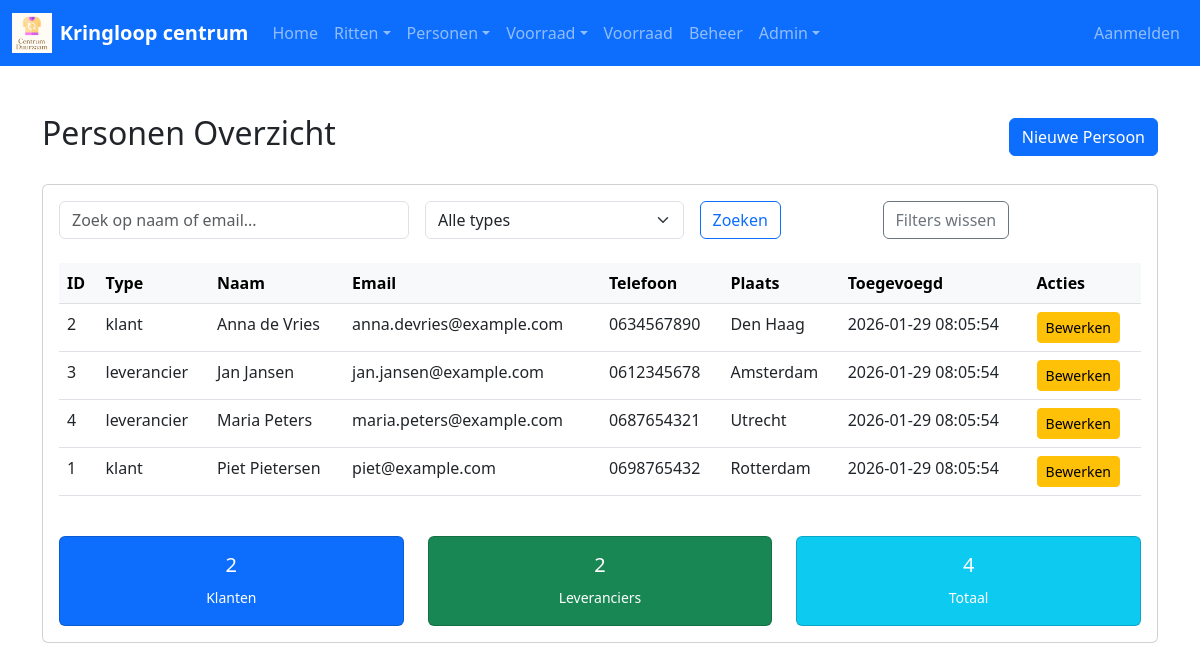
/admin/list_personen.php, run on the app's committed database.
### tables this page shows
CREATE TABLE `personen` (
  `id` int NOT NULL,
  `type` enum('klant','leverancier') NOT NULL DEFAULT 'klant',
  `voornaam` varchar(100) NOT NULL,
  `achternaam` varchar(100) NOT NULL,
  `adres` varchar(255) NOT NULL,
  `plaats` varchar(100) NOT NULL,
  `postcode` varchar(10) NOT NULL,
  `email` varchar(255) NOT NULL,
  `telefoon` varchar(20) NOT NULL,
  `geboortedatum` date DEFAULT NULL,
  `datum_ingevoerd` datetime DEFAULT CURRENT_TIMESTAMP,
  `actief` tinyint(1) DEFAULT 1
);

### admin/list_personen.php (the view, shortened to what this page needs)
<?php
require_once '../includes/db.php';
$search = $_GET['search'] ?? '';
$sql = "SELECT * FROM personen WHERE actief = 1";
$params = [];
$sql .= " ORDER BY achternaam, voornaam";
$stmt = $pdo->prepare($sql);
$stmt->execute($params);
$personen = $stmt->fetchAll(PDO::FETCH_ASSOC);
include '../includes/header.php';
?>
<div class="container my-5">
    <div class="d-flex justify-content-between align-items-center mb-4">
        <h2>Personen Overzicht</h2>
        <a href="add_persoon.php" class="btn btn-primary">Nieuwe Persoon</a>
    </div>
    <div class="card">
        <div class="card-body">
            <form method="GET" class="row g-3 mb-4">
                <div class="col-md-4">
                    <input type="text" name="search" value="<?php echo htmlspecialchars($search); ?>" class="form-control" placeholder="Zoek op naam of email...">
                </div>
                <div class="col-md-3">
                    <select name="type" class="form-select">
                        <option value="">Alle types</option>
                    </select>
                </div>
                <div class="col-md-2">
                    <button type="submit" class="btn btn-outline-primary">Zoeken</button>
                </div>
                <div class="col-md-3">
                    <a href="list_personen.php" class="btn btn-outline-secondary">Filters wissen</a>
                </div>
            </form>
            <div class="table-responsive">
                <table class="table table-hover">
                    <thead class="table-light">
                        <tr>
                            <th>ID</th>
                            <th>Type</th>
                            <th>Naam</th>
                            <th>Email</th>
                            <th>Telefoon</th>
                            <th>Plaats</th>
                            <th>Toegevoegd</th>
                            <th>Acties</th>
                        </tr>
                    </thead>
                    <tbody>
                        <?php if (empty($personen)): ?>
                            <tr>
                                <td colspan="8" class="text-center text-muted">Geen personen gevonden</td>
                            </tr>
                        <?php else: ?>
                            <?php foreach ($personen as $persoon): ?>
                                <tr>
                                    <td><?php echo $persoon['id']; ?></td>
                                    <td><?php echo $persoon['type']; ?></td>
                                    <td><?php echo $persoon['voornaam'] . ' ' . $persoon['achternaam']; ?></td>
                                    <td><?php echo $persoon['email']; ?></td>
                                    <td><?php echo $persoon['telefoon']; ?></td>
                                    <td><?php echo $persoon['plaats']; ?></td>
                                    <td><?php echo $persoon['datum_ingevoerd']; ?></td>
                                    <td>
                                        <a href="edit_persoon.php?id=<?php echo $persoon['id']; ?>" class="btn btn-sm btn-warning">Bewerken</a>
                                    </td>
                                </tr>
                            <?php endforeach; ?>
                        <?php endif; ?>
                    </tbody>
                </table>
            </div>
            <div class="row mt-4">
                <div class="col-md-4">
                    <div class="card bg-primary text-white">
                        <div class="card-body text-center">
                            <h5><?php echo count(array_filter($personen, fn($p) => $p['type'] === 'klant')); ?></h5>
                            <small>Klanten</small>
                        </div>
                    </div>
                </div>
                <div class="col-md-4">
                    <div class="card bg-success text-white">
                        <div class="card-body text-center">
                            <h5><?php echo count(array_filter($personen, fn($p) => $p['type'] === 'leverancier')); ?></h5>
                            <small>Leveranciers</small>
                        </div>
                    </div>
                </div>
                <div class="col-md-4">
                    <div class="card bg-info text-white">
                        <div class="card-body text-center">
                            <h5><?php echo count($personen); ?></h5>
                            <small>Totaal</small>
                        </div>
                    </div>
                </div>
            </div>
        </div>
    </div>
</div>
<?php
include '../includes/footer.php';
?>

### includes/header.php (shortened to what this page needs)
<!DOCTYPE html>
<html lang="nl">
<head>
    <link href="https://cdn.jsdelivr.net/npm/bootstrap@5.3.0/dist/css/bootstrap.min.css" rel="stylesheet">
    <link rel="stylesheet" href="https://cdn.jsdelivr.net/npm/bootstrap-icons@1.11.0/font/bootstrap-icons.css">
    <link rel="stylesheet" href="/Kringloop/assets/css/style.css">
</head>
<body>
    <nav class="navbar navbar-expand-lg navbar-dark bg-primary">
        <div class="container-fluid">
            <a class="navbar-brand d-flex align-items-center" href="/Kringloop/index.php">
                <img src="/Kringloop/assets/img/Logo Kringloop.png" alt="Logo" class="navbar-logo me-2">
                Kringloop centrum
            </a>
            <div class="collapse navbar-collapse" id="navbarNav">
                <ul class="navbar-nav">
                    <li class="nav-item"><a class="nav-link" href="/Kringloop/index.php">Home</a></li>
                    <li class="nav-item dropdown">
                        <a class="nav-link dropdown-toggle" href="#" id="rittenDropdown" role="button" data-bs-toggle="dropdown">Ritten</a>
                    </li>
                    <li class="nav-item dropdown">
                        <a class="nav-link dropdown-toggle" href="#" role="button" data-bs-toggle="dropdown">Personen</a>
                    </li>
                    <li class="nav-item dropdown">
                        <a class="nav-link dropdown-toggle" href="#" role="button" data-bs-toggle="dropdown">Voorraad</a>
                    </li>
                    <li class="nav-item"><a class="nav-link" href="/Kringloop/voorraad.php">Voorraad</a></li>
                    <li class="nav-item"><a class="nav-link" href="/Kringloop/beheer.php">Beheer</a></li>
                    <li class="nav-item dropdown">
                        <a class="nav-link dropdown-toggle" href="#" role="button" data-bs-toggle="dropdown">Admin</a>
                    </li>
                </ul>
                <ul class="navbar-nav ms-auto">
                    <?php if (isset($_SESSION['user_id'])): ?>
                        <li class="nav-item">
                            <span class="nav-link text-white">
                                <?php echo htmlspecialchars($_SESSION['username'] ?? 'Gebruiker', ENT_QUOTES, 'UTF-8'); ?>
                            </span>
                        </li>
                        <li class="nav-item">
                            <a class="nav-link btn btn-outline-light ms-2" href="logout.php">Uitloggen</a>
                        </li>
                    <?php else: ?>
                        <li class="nav-item">
                            <a class="nav-link btn btn-outline-light" href="login.php">Aanmelden</a>
                        </li>
                    <?php endif; ?>
                </ul>
            </div>
        </div>
    </nav>

### includes/footer.php (shortened to what this page needs)
</body>
</html>

### assets/css/style.css (style rules this page uses)
:root { --primary-blue: #3366CC; --hover-blue: #2952A3; }
.navbar-logo { height: 40px; width: auto; object-fit: contain; }
.navbar-brand { font-weight: 600; }

### data on the page
personen: id "2", type "klant", voornaam "Anna", achternaam "de Vries", email "anna.devries@example.com", telefoon "0634567890", plaats "Den Haag", datum_ingevoerd "2026-01-29 08:05:54"
personen: id "3", type "leverancier", voornaam "Jan", achternaam "Jansen", email "jan.jansen@example.com", telefoon "0612345678", plaats "Amsterdam", datum_ingevoerd "2026-01-29 08:05:54"
personen: id "4", type "leverancier", voornaam "Maria", achternaam "Peters", email "maria.peters@example.com", telefoon "0687654321", plaats "Utrecht", datum_ingevoerd "2026-01-29 08:05:54"
personen: id "1", type "klant", voornaam "Piet", achternaam "Pietersen", email "piet@example.com", telefoon "0698765432", plaats "Rotterdam", datum_ingevoerd "2026-01-29 08:05:54"

### other printed values
count(array_filter($personen, fn($p) => $p['type'] === 'klant')) "2"
count(array_filter($personen, fn($p) => $p['type'] === 'leverancier')) "2"
count($personen) "4"
